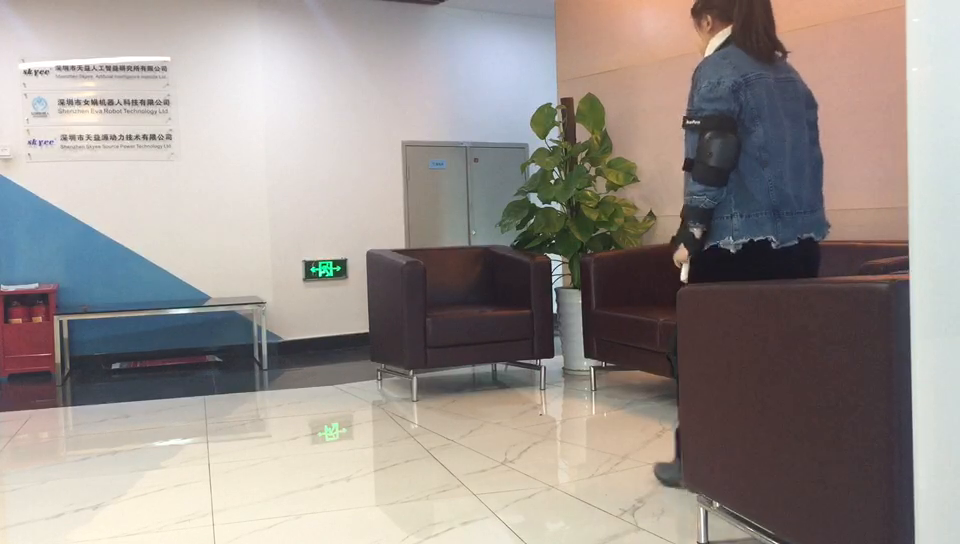
#> input picture frame 44 of learning opencv1/data/cs4.mp4, 960 x 544 px
$ python video_lucas-kanade.py
#> lines starting #> are read from the running program, lines starting #| are printed output that depends on the picture
# opencv版本:4.0.1
# opencv中的Lucas-Kanade光流

'''
# 函数说明：
# p0 = cv2.goodFeaturesToTrack(old_gray, mask = None, maxCorners, qualityLevel, minDistance)

# 输入参数：
# old_gray：灰度图像
# mask：掩码
# maxCorners：角点最大数量
# qualityLevel：品质因子，特征值越大的越好，用来筛选，品质因子越大，得到的角点越少
# minDistance：最小距离，相当于在这个距离中有其他角点比这个角点更适合，就舍弃这个弱的角点


import numpy as np
import cv2

# 导入视频
filename = './data/cs4.mp4'
cap = cv2.VideoCapture(filename)


# cv::TermCriteria::TermCriteria ( int  type, int maxCount, double epsilon）

# 这个类里面的三个参数意思是：

# 1) type:The type of termination criteria, 判定迭代终止的条件类型，要么只按count算，要么只按EPS算，要么两个条件达到一个就算结束
# COUNT：按最大迭代次数算
# EPS：就是epsilon，按达到某个收敛的阈值作为求解结束标志
# COUNT + EPS：要么达到了最大迭代次数，要么按达到某个阈值作为收敛结束条件。
# 2) maxCount:The maximum number of iterations or elements to compute. 具体的最大迭代的次数是多少
# 3) epsilon:  The desired accuracy or change in parameters at which the iterative algorithm stops. 具体epsilon值是多少。

# 定义lucas-kanade 算法所需的光流参数
# maxLevel为使用的金字塔层数
lk_params = dict(winSize = (15, 15), maxLevel = 2, criteria = (cv2.TERM_CRITERIA_EPS | cv2.TermCriteria_COUNT, 10, 0.03))

# 创建随机颜色, size(100, 3)为100行3列
color = np.random.randint(0, 255, (100, 3))

# 使用第一帧图像并做灰度处理
ret, old_frame = cap.read()
old_gray = cv2.cvtColor(old_frame, cv2.COLOR_BGR2GRAY)
# shiTomasi中心点检测参数， 角点检测
feature_params = dict(maxCorners = 100, qualityLevel = 0.3, minDistance = 7, blockSize = 7)
p0 = cv2.goodFeaturesToTrack(old_gray, mask= None, **feature_params)

# 创建掩膜用于画框
mask = np.zeros_like(old_frame)

while(1):
    ret, frame = cap.read()
    if frame is None:
        break
    frame_gray = cv2.cvtColor(frame, cv2.COLOR_BGR2GRAY)

    # 需要传入前一帧和当前图像以及前一帧检测到的角点
    p1, st, err = cv2.calcOpticalFlowPyrLK(old_gray, frame_gray, p0, None, **lk_params)

    # 读取运动了的角点st ==1 表示检测到的运动物体， 即v和u表示为0
    good_new = p1[st == 1]
    good_old = p0[st == 1]

    # 绘制跟踪轨迹
    for i, (new, old) in enumerate(zip(good_new, good_old)):
        a, b = new.ravel()
        c, d = old.ravel()
        mask = cv2.line(mask, (int(a), int(b)), (int(c), int(d)), color[i].tolist(), 2)     # 源图像，左上顶点，右下顶点，颜色，线条
        frame = cv2.circle(frame, (int(a), int(b)), 5, color[i].tolist(), 1)                # 源图像，圆心，半径，颜色，线条
    # 将两个图片进行结合，并进行图片展示
    img = cv2.add(frame, mask)

    cv2.imshow('frame', img)
    k = cv2.waitKey(30) & 0xff
    if k == 27:
        break

    # 更新之前的帧和点
    old_gray = frame_gray.copy()
    p0 = good_new.reshape(-1, 1, 2)

cv2.destroyAllWindows()
cap.release()
'''

#稠密光流算法
# Gunner_Farneback()算法 :计算稠密光流的方法，返回带有光流向量（u,v）的双通道数组。
# 光流的大小和方向通过计算得到，使用颜色对结果编码便于观察。方向对应H(Hue)通道，大小对应V(Value)通道。

import cv2
import numpy as np

filename = './data/cs4.mp4'
cap = cv2.VideoCapture(filename)

ret, frame1 = cap.read()
#> frame1 is the input picture: shape (544, 960, 3); mean B, G, R 142, 146.6, 154.6
prvs = cv2.cvtColor(frame1, cv2.COLOR_BGR2GRAY)
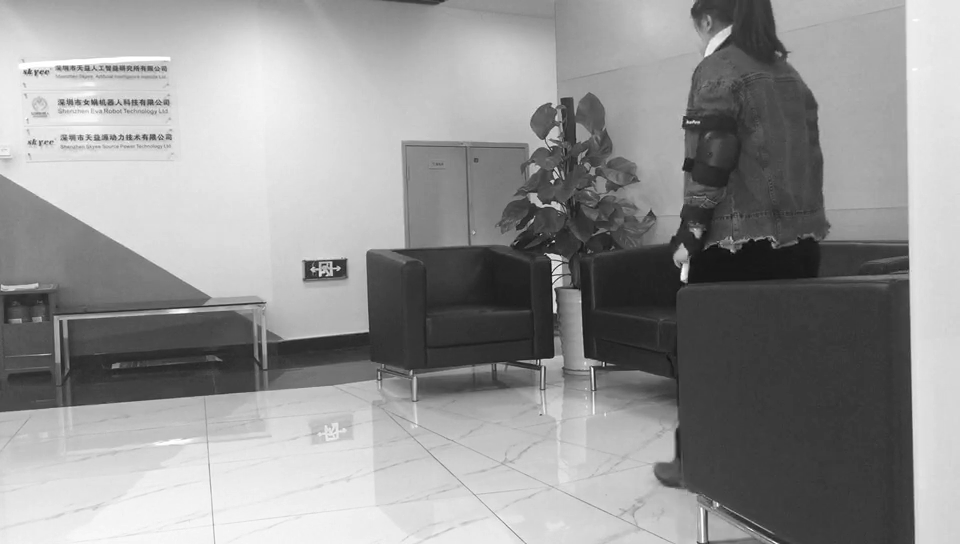
#> prvs: shape (544, 960); min 12, max 255, mean 148.5
hsv = np.zeros_like(frame1)
hsv[..., 1] = 255

while(1):
    ret, frame2 = cap.read()
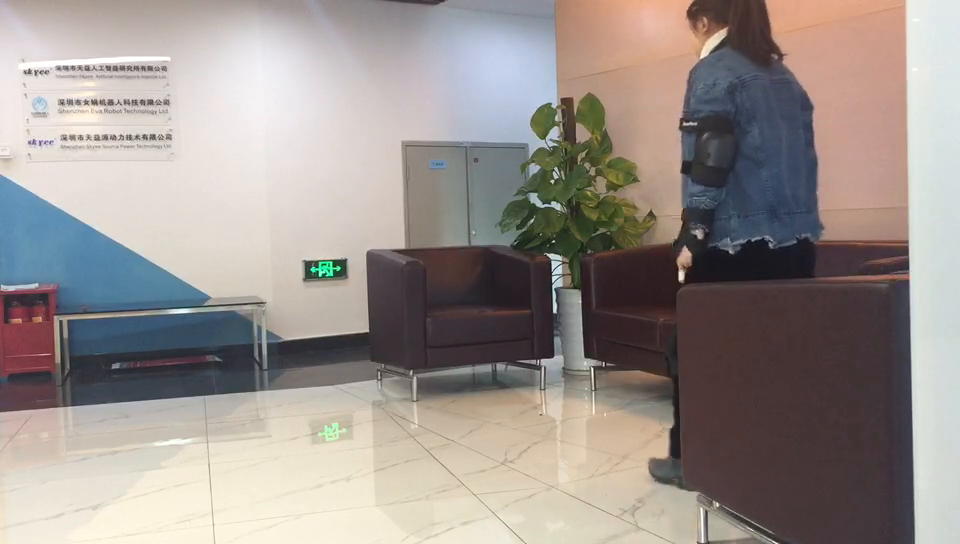
#> input picture frame 45 of learning opencv1/data/cs4.mp4, 960 x 544 px
#> frame2 is the input picture: shape (544, 960, 3); mean B, G, R 142.2, 146.6, 154.8
    if frame2 is None:
        break
    next = cv2.cvtColor(frame2, cv2.COLOR_BGR2GRAY)

    # cv2.calcOpticalFlowFarneback(prev,next,flow,pyr_scale,levels,winsize,iterations,poly_n,poly_sigma,flags)
    # flow 计算的流量图像具有与prev相同的大小并为CV_32FC2类型;
    # pyr_scale 参数，为每张图描述图片比例以构建金字塔。取0.5意味经典金字塔，下一层比上一层小两倍。
    # poly_n 使用像素邻域大小查找每个像素的多项式展开，经验值5,7.
    # poly_sigma 高斯分布的标准偏差，用来平滑的导数用于多项式展开的基础。经验值1.1或1.5.
    # flag 取0计算快，取1计算慢但准确。


    flow = cv2.calcOpticalFlowFarneback(prvs, next, None, 0.5, 3, 15, 3, 5, 1.2, 0)
    # cv2.cartToPolar 计算二维向量的大小和角度。
    # 省略所有的冒号来用省略号代替,大家看这个a[:, :, None]和a[…, None]的输出是一样的，就是因为…代替了前面两个冒号。
    mag, ang = cv2.cartToPolar(flow[..., 0], flow[..., 1])
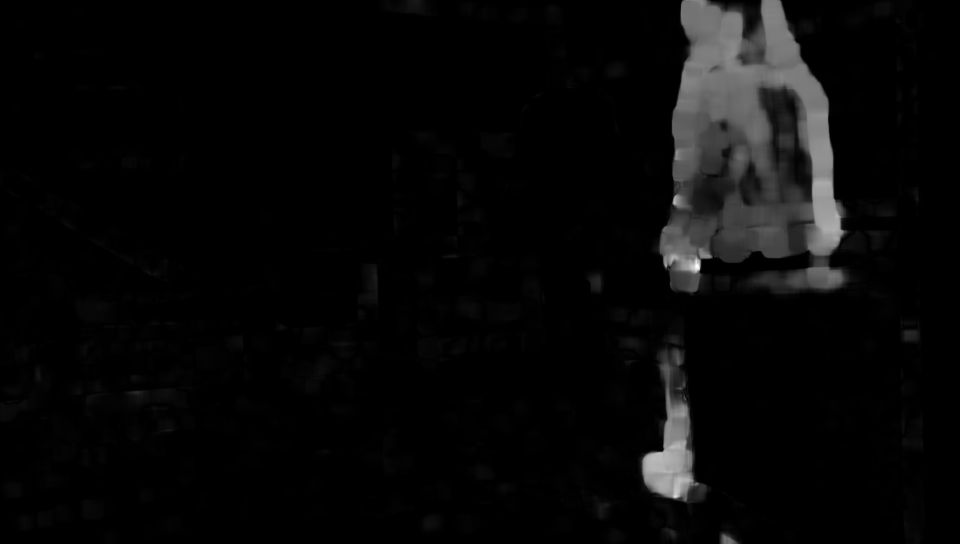
#> mag: shape (544, 960) float32; min 1.8e-10, max 10.01, mean 0.335; drawn with min black and max white
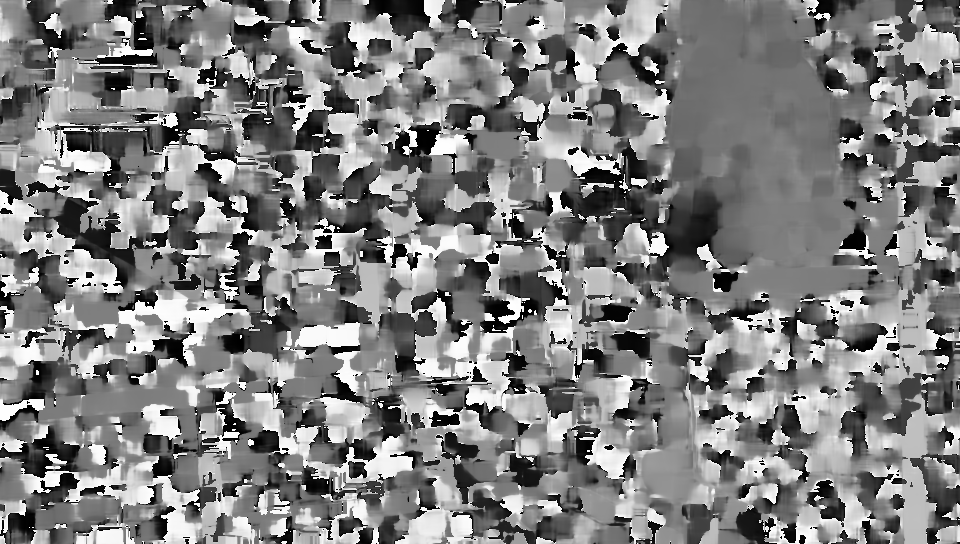
#> ang: shape (544, 960) float32; min 1.35e-05, max 6.28, mean 3.15; drawn with min black and max white
    hsv[..., 0] = ang * 180/np.pi/2
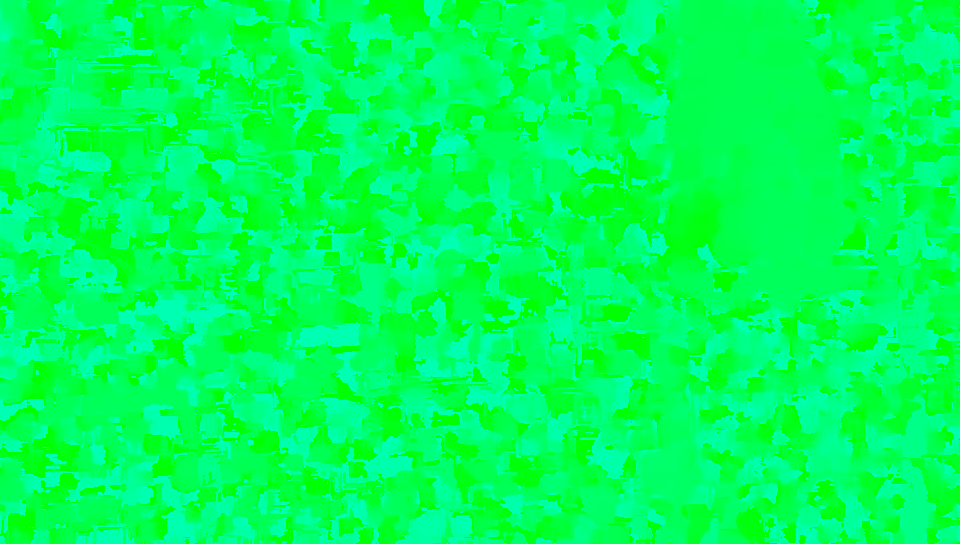
#> hsv: shape (544, 960, 3); mean of channels 0, 1, 2 89.8, 255, 0; drawn as B, G, R
    hsv[..., 2] = cv2.normalize(mag, None, 0, 255, cv2.NORM_MINMAX)
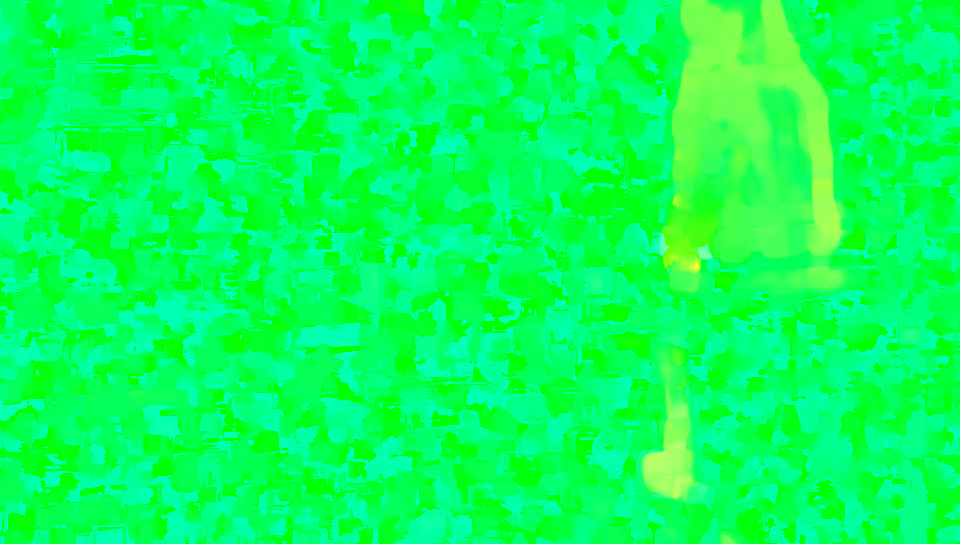
#> hsv: shape (544, 960, 3); mean of channels 0, 1, 2 89.8, 255, 8.2; drawn as B, G, R
    rgb = cv2.cvtColor(hsv, cv2.COLOR_HSV2BGR)
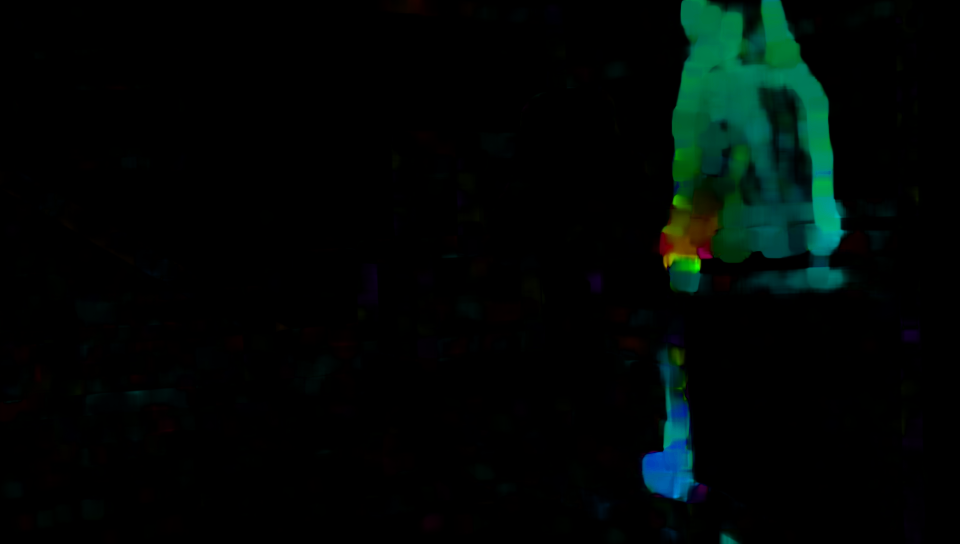
#> rgb: shape (544, 960, 3); mean B, G, R 5.4, 7.3, 0.7

    cv2.imshow('frame2', rgb)
    k = cv2.waitKey(30) & 0xff
#> (key Esc is pressed here)
    if k == 27:
        break
    elif k == ord('s'):
        cv2.imwrite('opticalfb.jpg', frame2)
        cv2.imwrite('opticalhsv.jpg', rgb)
    prvs = next

cap.release()
cv2.destroyAllWindows()


# 运行过程中暴露的错误

'''
问题一：DeprecationWarning: an integer is required (got type numpy.float32).  Implicit conversion to integers using __int__ is deprecated, and may be removed in a future version of Python.

# 将69行坐标(a, b)(c, d)修改为(int(a), int(b)), (int(c), int(d))，转化为int型

问题二：cv2.error: OpenCV(4.1.2) C:\projects\opencv-python\opencv\modules\imgproc\src\color.cpp:182: error: (-215:Assertion failed) !_src.empty() in function 'cv::cvtColor'

# 54行添加 非空语句
if frame is None:
    break
'''

$ run again, starting later in the video
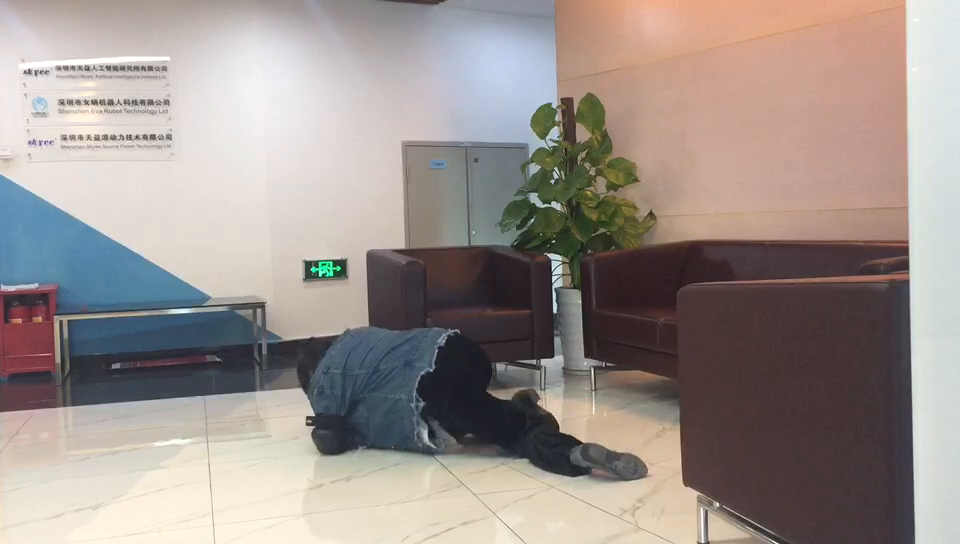
#> input picture frame 198 of learning opencv1/data/cs4.mp4, 960 x 544 px
#> frame1 is the input picture: shape (544, 960, 3); mean B, G, R 141.6, 146.5, 156.2
#> `hsv[..., 2] = cv2.normalize(mag, None, 0, 255, cv2.NORM_MINMAX)`:
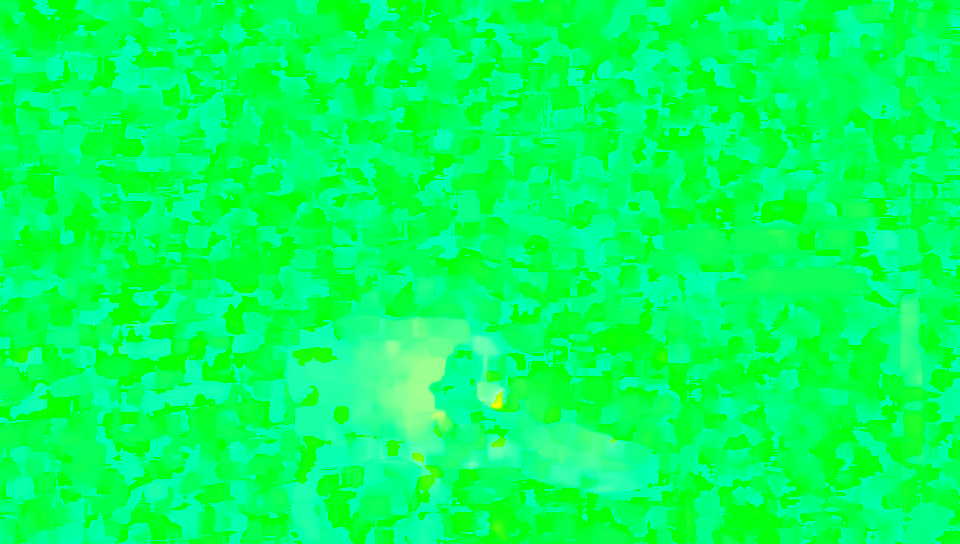
#> hsv: shape (544, 960, 3); mean of channels 0, 1, 2 93.2, 255, 5.1; drawn as B, G, R
#> `rgb = cv2.cvtColor(hsv, cv2.COLOR_HSV2BGR)`:
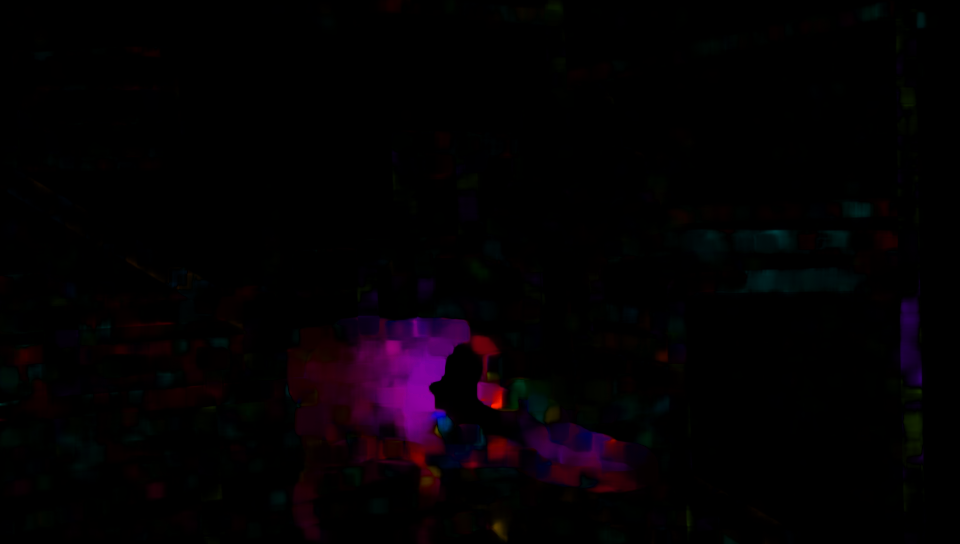
#> rgb: shape (544, 960, 3); mean B, G, R 3.2, 0.8, 3.9

$ run again, starting later in the video
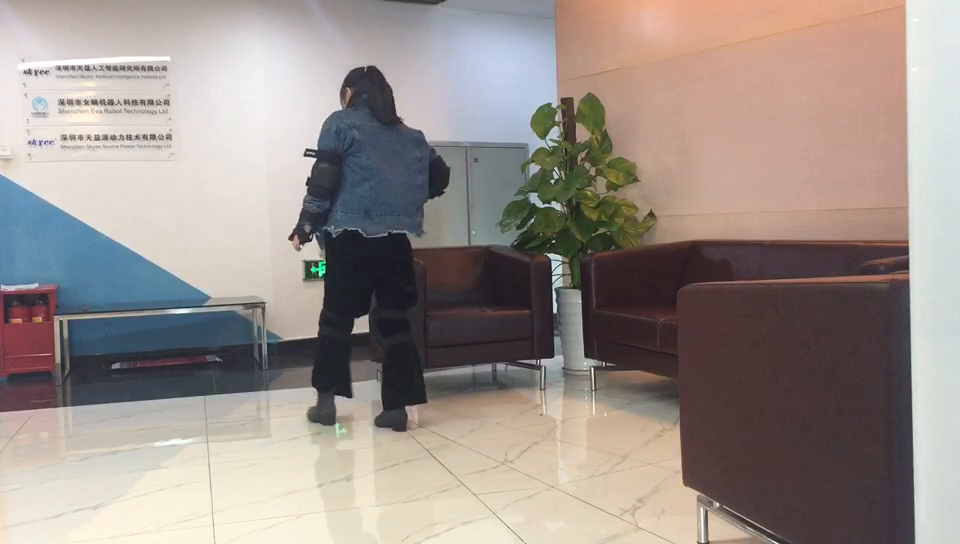
#> input picture frame 352 of learning opencv1/data/cs4.mp4, 960 x 544 px
#> frame1 is the input picture: shape (544, 960, 3); mean B, G, R 139.1, 144.5, 154.6
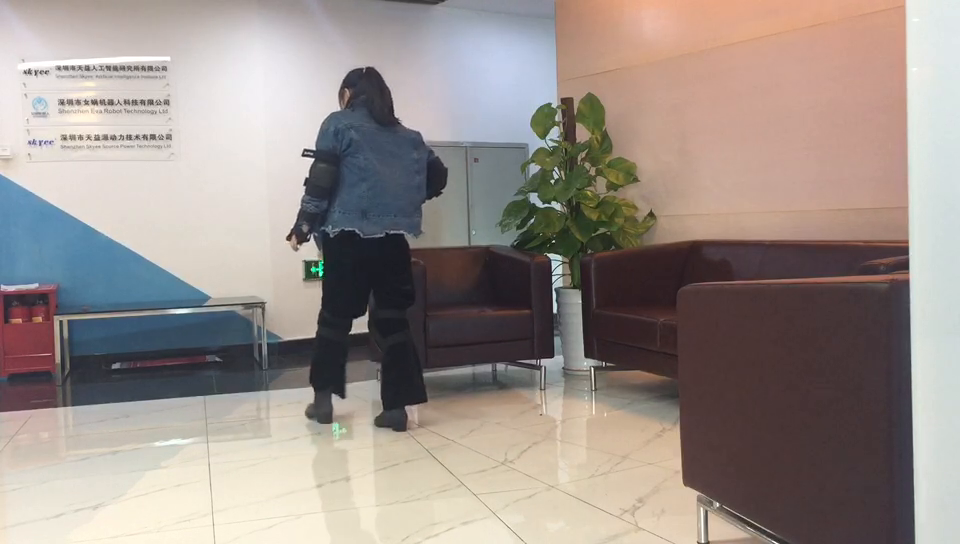
#> input picture frame 353 of learning opencv1/data/cs4.mp4, 960 x 544 px
#> frame2 is the input picture: shape (544, 960, 3); mean B, G, R 139.3, 144.6, 154.9
#> `rgb = cv2.cvtColor(hsv, cv2.COLOR_HSV2BGR)`:
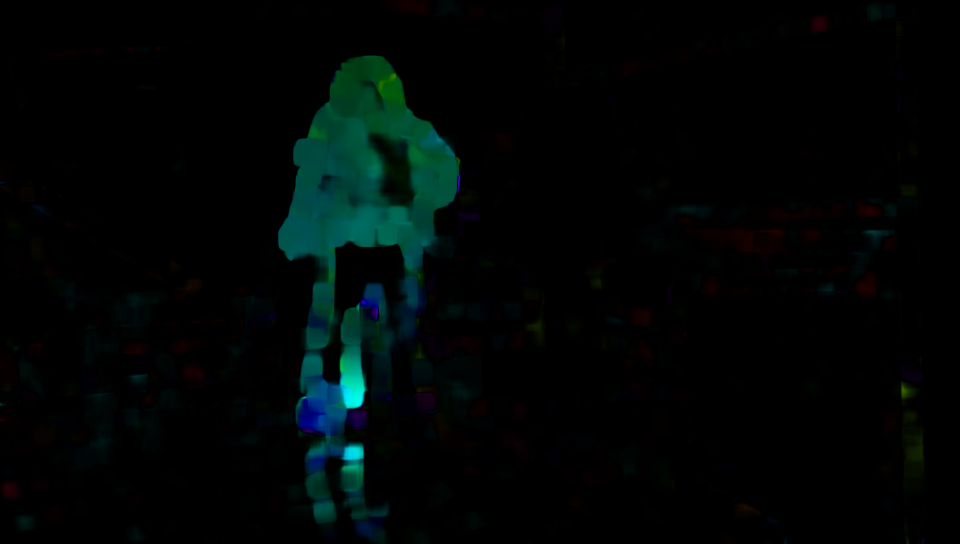
#> rgb: shape (544, 960, 3); mean B, G, R 5.2, 5.9, 0.6
